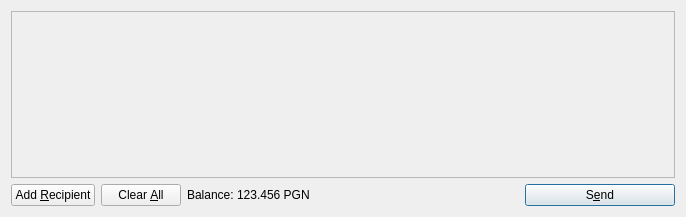
<?xml version="1.0" encoding="UTF-8"?>
<ui version="4.0">
 <class>SendCoinsDialog</class>
 <widget class="QDialog" name="SendCoinsDialog">
  <property name="geometry">
   <rect>
    <x>0</x>
    <y>0</y>
    <width>686</width>
    <height>217</height>
   </rect>
  </property>
  <property name="windowTitle">
   <string>Send Coins</string>
  </property>
  <layout class="QVBoxLayout" name="verticalLayout">
   <item>
    <widget class="QScrollArea" name="scrollArea">
     <property name="widgetResizable">
      <bool>true</bool>
     </property>
     <widget class="QWidget" name="scrollAreaWidgetContents">
      <property name="geometry">
       <rect>
        <x>0</x>
        <y>0</y>
        <width>666</width>
        <height>165</height>
       </rect>
      </property>
      <layout class="QVBoxLayout" name="verticalLayout_2">
       <property name="margin">
        <number>0</number>
       </property>
       <item>
        <layout class="QVBoxLayout" name="entries">
         <property name="spacing">
          <number>6</number>
         </property>
        </layout>
       </item>
       <item>
        <spacer name="verticalSpacer">
         <property name="orientation">
          <enum>Qt::Vertical</enum>
         </property>
         <property name="sizeHint" stdset="0">
          <size>
           <width>20</width>
           <height>40</height>
          </size>
         </property>
        </spacer>
       </item>
      </layout>
     </widget>
    </widget>
   </item>
   <item>
    <layout class="QHBoxLayout" name="horizontalLayout">
     <item>
      <widget class="QPushButton" name="addButton">
       <property name="toolTip">
        <string>Send to multiple recipients at once</string>
       </property>
       <property name="text">
        <string>Add &amp;Recipient</string>
       </property>
       <property name="icon">
        <iconset resource="../pigeoin.qrc">
         <normaloff>:/icons/add</normaloff>:/icons/add</iconset>
       </property>
       <property name="autoDefault">
        <bool>false</bool>
       </property>
      </widget>
     </item>
     <item>
      <widget class="QPushButton" name="clearButton">
       <property name="sizePolicy">
        <sizepolicy hsizetype="Minimum" vsizetype="Fixed">
         <horstretch>0</horstretch>
         <verstretch>0</verstretch>
        </sizepolicy>
       </property>
       <property name="toolTip">
        <string>Remove all transaction fields</string>
       </property>
       <property name="text">
        <string>Clear &amp;All</string>
       </property>
       <property name="icon">
        <iconset resource="../pigeoin.qrc">
         <normaloff>:/icons/remove</normaloff>:/icons/remove</iconset>
       </property>
       <property name="autoRepeatDelay">
        <number>300</number>
       </property>
       <property name="autoDefault">
        <bool>false</bool>
       </property>
      </widget>
     </item>
     <item>
      <layout class="QHBoxLayout" name="horizontalLayout_2">
       <property name="spacing">
        <number>3</number>
       </property>
       <item>
        <widget class="QLabel" name="label">
         <property name="text">
          <string>Balance:</string>
         </property>
        </widget>
       </item>
       <item>
        <widget class="QLabel" name="labelBalance">
         <property name="cursor">
          <cursorShape>IBeamCursor</cursorShape>
         </property>
         <property name="text">
          <string>123.456 PGN</string>
         </property>
         <property name="textInteractionFlags">
          <set>Qt::LinksAccessibleByMouse|Qt::TextSelectableByKeyboard|Qt::TextSelectableByMouse</set>
         </property>
        </widget>
       </item>
      </layout>
     </item>
     <item>
      <spacer name="horizontalSpacer">
       <property name="orientation">
        <enum>Qt::Horizontal</enum>
       </property>
       <property name="sizeHint" stdset="0">
        <size>
         <width>40</width>
         <height>20</height>
        </size>
       </property>
      </spacer>
     </item>
     <item>
      <widget class="QPushButton" name="sendButton">
       <property name="minimumSize">
        <size>
         <width>150</width>
         <height>0</height>
        </size>
       </property>
       <property name="toolTip">
        <string>Confirm the send action</string>
       </property>
       <property name="text">
        <string>S&amp;end</string>
       </property>
       <property name="icon">
        <iconset resource="../pigeoin.qrc">
         <normaloff>:/icons/send</normaloff>:/icons/send</iconset>
       </property>
       <property name="default">
        <bool>true</bool>
       </property>
      </widget>
     </item>
    </layout>
   </item>
  </layout>
 </widget>
 <resources>
  <include location="../pigeoin.qrc"/>
 </resources>
 <connections/>
</ui>
